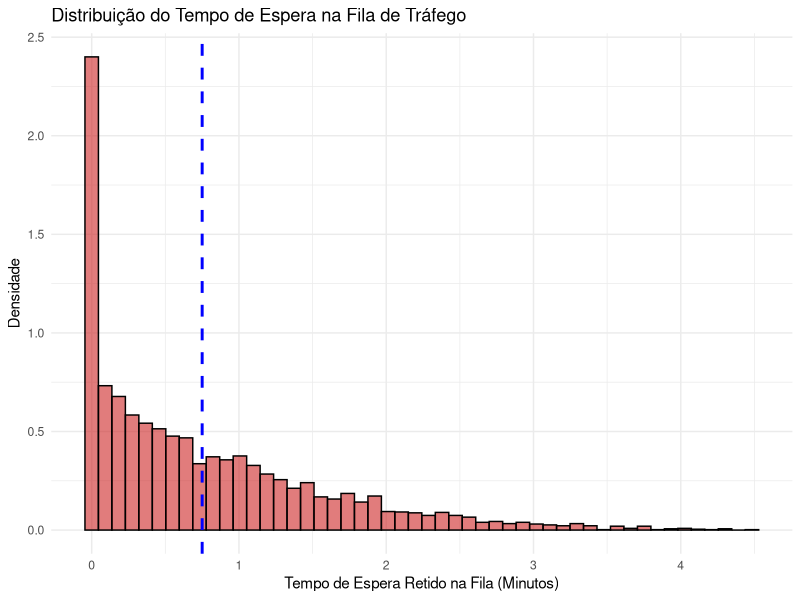

Write the R code that produced this figure.
# T6: Atividade Integradora (Análise de Tráfego de Veículos)
set.seed(777)

if(!require(ggplot2)) install.packages("ggplot2")
library(ggplot2)

N <- 5000
lambda <- 4
mu <- 5

interchegadas <- rexp(N, rate = lambda)
tempos_servico <- rexp(N, rate = mu)

instantes_chegada <- cumsum(interchegadas)
instantes_inicio_servico <- numeric(N)
instantes_fim_servico <- numeric(N)

for(i in 1:N) {
  if(i == 1) {
    instantes_inicio_servico[i] <- instantes_chegada[i]
  } else {
    instantes_inicio_servico[i] <- max(instantes_chegada[i], instantes_fim_servico[i-1])
  }
  instantes_fim_servico[i] <- instantes_inicio_servico[i] + tempos_servico[i]
}

tempo_na_fila <- instantes_inicio_servico - instantes_chegada
df_trafego <- data.frame(EsperaFila = tempo_na_fila)

p_fila <- ggplot(df_trafego, aes(x = EsperaFila)) +
  geom_histogram(aes(y = after_stat(density)), bins = 50, fill = "firebrick3", color = "black", alpha = 0.6) +
  geom_vline(xintercept = mean(tempo_na_fila), color = "blue", linetype = "dashed", linewidth = 1) +
  labs(title = "Distribuição do Tempo de Espera na Fila de Tráfego",
       x = "Tempo de Espera Retido na Fila (Minutos)",
       y = "Densidade") +
  theme_minimal()

ggsave("imagens/t6_analise_trafego.png", p_fila, width = 8, height = 5)
